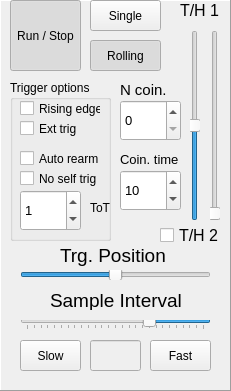
      <widget class="QFrame" name="frame_2">
       <property name="geometry">
        <rect>
         <x>170</x>
         <y>10</y>
         <width>231</width>
         <height>391</height>
        </rect>
       </property>
       <property name="font">
        <font>
         <family>Arial</family>
        </font>
       </property>
       <property name="frameShape">
        <enum>QFrame::Panel</enum>
       </property>
       <property name="frameShadow">
        <enum>QFrame::Raised</enum>
       </property>
       <property name="lineWidth">
        <number>1</number>
       </property>
       <property name="midLineWidth">
        <number>0</number>
       </property>
       <widget class="QSlider" name="verticalSlider">
        <property name="geometry">
         <rect>
          <x>190</x>
          <y>30</y>
          <width>10</width>
          <height>191</height>
         </rect>
        </property>
        <property name="minimumSize">
         <size>
          <width>10</width>
          <height>0</height>
         </size>
        </property>
        <property name="maximumSize">
         <size>
          <width>10</width>
          <height>16777215</height>
         </size>
        </property>
        <property name="font">
         <font>
          <family>Arial</family>
         </font>
        </property>
        <property name="maximum">
         <number>255</number>
        </property>
        <property name="value">
         <number>128</number>
        </property>
        <property name="orientation">
         <enum>Qt::Vertical</enum>
        </property>
       </widget>
       <widget class="QSlider" name="horizontalSlider">
        <property name="geometry">
         <rect>
          <x>20</x>
          <y>270</y>
          <width>191</width>
          <height>10</height>
         </rect>
        </property>
        <property name="minimumSize">
         <size>
          <width>0</width>
          <height>10</height>
         </size>
        </property>
        <property name="maximumSize">
         <size>
          <width>16777215</width>
          <height>10</height>
         </size>
        </property>
        <property name="font">
         <font>
          <family>Arial</family>
         </font>
        </property>
        <property name="maximum">
         <number>255</number>
        </property>
        <property name="value">
         <number>128</number>
        </property>
        <property name="orientation">
         <enum>Qt::Horizontal</enum>
        </property>
       </widget>
       <widget class="QLabel" name="label_3">
        <property name="geometry">
         <rect>
          <x>60</x>
          <y>240</y>
          <width>121</width>
          <height>31</height>
         </rect>
        </property>
        <property name="font">
         <font>
          <family>Arial</family>
          <pointsize>14</pointsize>
         </font>
        </property>
        <property name="text">
         <string>Trg. Position</string>
        </property>
       </widget>
       <widget class="QLabel" name="label_4">
        <property name="geometry">
         <rect>
          <x>180</x>
          <y>0</y>
          <width>81</width>
          <height>20</height>
         </rect>
        </property>
        <property name="font">
         <font>
          <family>Arial</family>
          <pointsize>12</pointsize>
         </font>
        </property>
        <property name="text">
         <string>T/H 1</string>
        </property>
       </widget>
       <widget class="QPushButton" name="rollingButton">
        <property name="geometry">
         <rect>
          <x>90</x>
          <y>40</y>
          <width>71</width>
          <height>31</height>
         </rect>
        </property>
        <property name="font">
         <font>
          <family>Arial</family>
         </font>
        </property>
        <property name="text">
         <string>Rolling</string>
        </property>
        <property name="checkable">
         <bool>true</bool>
        </property>
        <property name="checked">
         <bool>true</bool>
        </property>
       </widget>
       <widget class="QPushButton" name="runButton">
        <property name="geometry">
         <rect>
          <x>10</x>
          <y>0</y>
          <width>71</width>
          <height>71</height>
         </rect>
        </property>
        <property name="font">
         <font>
          <family>Arial</family>
         </font>
        </property>
        <property name="text">
         <string>Run / Stop</string>
        </property>
        <property name="checkable">
         <bool>true</bool>
        </property>
        <property name="checked">
         <bool>true</bool>
        </property>
       </widget>
       <widget class="QPushButton" name="singleButton">
        <property name="geometry">
         <rect>
          <x>90</x>
          <y>0</y>
          <width>71</width>
          <height>31</height>
         </rect>
        </property>
        <property name="font">
         <font>
          <family>Arial</family>
         </font>
        </property>
        <property name="text">
         <string>Single</string>
        </property>
        <property name="checkable">
         <bool>true</bool>
        </property>
       </widget>
       <widget class="QPushButton" name="timeslowButton">
        <property name="geometry">
         <rect>
          <x>20</x>
          <y>340</y>
          <width>61</width>
          <height>31</height>
         </rect>
        </property>
        <property name="font">
         <font>
          <family>Arial</family>
         </font>
        </property>
        <property name="text">
         <string>Slow</string>
        </property>
       </widget>
       <widget class="QPushButton" name="timefastButton">
        <property name="geometry">
         <rect>
          <x>150</x>
          <y>340</y>
          <width>61</width>
          <height>31</height>
         </rect>
        </property>
        <property name="font">
         <font>
          <family>Arial</family>
         </font>
        </property>
        <property name="text">
         <string>Fast</string>
        </property>
       </widget>
       <widget class="QGroupBox" name="channelgroupBox_3">
        <property name="geometry">
         <rect>
          <x>10</x>
          <y>80</y>
          <width>101</width>
          <height>161</height>
         </rect>
        </property>
        <property name="font">
         <font>
          <family>Arial</family>
         </font>
        </property>
        <property name="title">
         <string>Trigger options</string>
        </property>
        <widget class="QCheckBox" name="risingedgeCheck">
         <property name="geometry">
          <rect>
           <x>10</x>
           <y>20</y>
           <width>81</width>
           <height>17</height>
          </rect>
         </property>
         <property name="font">
          <font>
           <family>Arial</family>
          </font>
         </property>
         <property name="text">
          <string>Rising edge</string>
         </property>
        </widget>
        <widget class="QCheckBox" name="exttrigCheck">
         <property name="geometry">
          <rect>
           <x>10</x>
           <y>40</y>
           <width>70</width>
           <height>17</height>
          </rect>
         </property>
         <property name="font">
          <font>
           <family>Arial</family>
          </font>
         </property>
         <property name="text">
          <string>Ext trig</string>
         </property>
        </widget>
        <widget class="QCheckBox" name="autorearmCheck">
         <property name="geometry">
          <rect>
           <x>10</x>
           <y>70</y>
           <width>81</width>
           <height>17</height>
          </rect>
         </property>
         <property name="font">
          <font>
           <family>Arial</family>
          </font>
         </property>
         <property name="text">
          <string>Auto rearm</string>
         </property>
        </widget>
        <widget class="QSpinBox" name="totBox">
         <property name="geometry">
          <rect>
           <x>10</x>
           <y>110</y>
           <width>61</width>
           <height>41</height>
          </rect>
         </property>
         <property name="font">
          <font>
           <family>Arial</family>
           <pointsize>10</pointsize>
          </font>
         </property>
         <property name="maximum">
          <number>9999</number>
         </property>
         <property name="value">
          <number>1</number>
         </property>
        </widget>
        <widget class="QLabel" name="label_6">
         <property name="geometry">
          <rect>
           <x>80</x>
           <y>120</y>
           <width>31</width>
           <height>16</height>
          </rect>
         </property>
         <property name="font">
          <font>
           <family>Arial</family>
          </font>
         </property>
         <property name="text">
          <string>ToT</string>
         </property>
        </widget>
        <widget class="QCheckBox" name="noselftrigCheck">
         <property name="geometry">
          <rect>
           <x>10</x>
           <y>90</y>
           <width>81</width>
           <height>17</height>
          </rect>
         </property>
         <property name="font">
          <font>
           <family>Arial</family>
          </font>
         </property>
         <property name="text">
          <string>No self trig</string>
         </property>
        </widget>
       </widget>
       <widget class="QSlider" name="verticalSlider2">
        <property name="enabled">
         <bool>false</bool>
        </property>
        <property name="geometry">
         <rect>
          <x>210</x>
          <y>30</y>
          <width>10</width>
          <height>191</height>
         </rect>
        </property>
        <property name="minimumSize">
         <size>
          <width>10</width>
          <height>0</height>
         </size>
        </property>
        <property name="maximumSize">
         <size>
          <width>10</width>
          <height>16777215</height>
         </size>
        </property>
        <property name="font">
         <font>
          <family>Arial</family>
         </font>
        </property>
        <property name="maximum">
         <number>255</number>
        </property>
        <property name="value">
         <number>0</number>
        </property>
        <property name="sliderPosition">
         <number>0</number>
        </property>
        <property name="orientation">
         <enum>Qt::Vertical</enum>
        </property>
       </widget>
       <widget class="QCheckBox" name="thresh2Check">
        <property name="geometry">
         <rect>
          <x>160</x>
          <y>220</y>
          <width>61</width>
          <height>31</height>
         </rect>
        </property>
        <property name="font">
         <font>
          <family>Arial</family>
          <pointsize>12</pointsize>
         </font>
        </property>
        <property name="text">
         <string>T/H 2</string>
        </property>
       </widget>
       <widget class="QLineEdit" name="timebaseBox">
        <property name="enabled">
         <bool>false</bool>
        </property>
        <property name="geometry">
         <rect>
          <x>90</x>
          <y>340</y>
          <width>51</width>
          <height>31</height>
         </rect>
        </property>
        <property name="font">
         <font>
          <family>Arial</family>
          <pointsize>14</pointsize>
         </font>
        </property>
       </widget>
       <widget class="QSpinBox" name="coinBox">
        <property name="geometry">
         <rect>
          <x>120</x>
          <y>100</y>
          <width>61</width>
          <height>41</height>
         </rect>
        </property>
        <property name="font">
         <font>
          <family>Arial</family>
          <pointsize>10</pointsize>
         </font>
        </property>
        <property name="minimum">
         <number>0</number>
        </property>
        <property name="maximum">
         <number>3</number>
        </property>
        <property name="value">
         <number>0</number>
        </property>
       </widget>
       <widget class="QLabel" name="label_10">
        <property name="geometry">
         <rect>
          <x>120</x>
          <y>80</y>
          <width>51</width>
          <height>20</height>
         </rect>
        </property>
        <property name="font">
         <font>
          <family>Arial</family>
         </font>
        </property>
        <property name="text">
         <string>&lt;html&gt;&lt;head/&gt;&lt;body&gt;&lt;p&gt;&lt;span style=&quot; font-size:11pt;&quot;&gt;N coin.&lt;/span&gt;&lt;/p&gt;&lt;/body&gt;&lt;/html&gt;</string>
        </property>
       </widget>
       <widget class="QLabel" name="label_11">
        <property name="geometry">
         <rect>
          <x>120</x>
          <y>150</y>
          <width>61</width>
          <height>20</height>
         </rect>
        </property>
        <property name="font">
         <font>
          <family>Arial</family>
         </font>
        </property>
        <property name="text">
         <string>&lt;html&gt;&lt;head/&gt;&lt;body&gt;&lt;p&gt;&lt;span style=&quot; font-size:10pt;&quot;&gt;Coin. time&lt;/span&gt;&lt;/p&gt;&lt;/body&gt;&lt;/html&gt;</string>
        </property>
       </widget>
       <widget class="QSpinBox" name="cointimeBox">
        <property name="geometry">
         <rect>
          <x>120</x>
          <y>170</y>
          <width>61</width>
          <height>41</height>
         </rect>
        </property>
        <property name="font">
         <font>
          <family>Arial</family>
          <pointsize>10</pointsize>
         </font>
        </property>
        <property name="minimum">
         <number>1</number>
        </property>
        <property name="maximum">
         <number>255</number>
        </property>
        <property name="value">
         <number>10</number>
        </property>
       </widget>
       <widget class="QSlider" name="horizontalSlider2">
        <property name="geometry">
         <rect>
          <x>20</x>
          <y>320</y>
          <width>191</width>
          <height>10</height>
         </rect>
        </property>
        <property name="minimumSize">
         <size>
          <width>0</width>
          <height>10</height>
         </size>
        </property>
        <property name="maximumSize">
         <size>
          <width>16777215</width>
          <height>10</height>
         </size>
        </property>
        <property name="font">
         <font>
          <family>Arial</family>
         </font>
        </property>
        <property name="toolTipDuration">
         <number>-1</number>
        </property>
        <property name="minimum">
         <number>-8</number>
        </property>
        <property name="maximum">
         <number>18</number>
        </property>
        <property name="pageStep">
         <number>1</number>
        </property>
        <property name="value">
         <number>0</number>
        </property>
        <property name="sliderPosition">
         <number>0</number>
        </property>
        <property name="orientation">
         <enum>Qt::Horizontal</enum>
        </property>
        <property name="invertedAppearance">
         <bool>true</bool>
        </property>
        <property name="tickPosition">
         <enum>QSlider::TicksBelow</enum>
        </property>
       </widget>
       <widget class="QLabel" name="label_2">
        <property name="geometry">
         <rect>
          <x>50</x>
          <y>290</y>
          <width>141</width>
          <height>20</height>
         </rect>
        </property>
        <property name="font">
         <font>
          <family>Arial</family>
          <pointsize>14</pointsize>
         </font>
        </property>
        <property name="text">
         <string>Sample Interval</string>
        </property>
       </widget>
      </widget>
